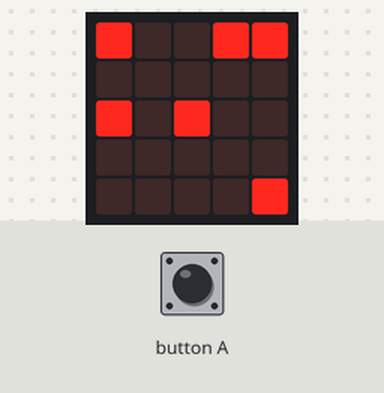
Bench run of a program on a simulated BBC micro:bit running MicroPython. Parts: the board's 5×5 LED display. The test bench sets the inputs (shaded band).

Above: at 1.6 s.
1.7 s: button A pressed for 3.2 s
At 5.7 s:
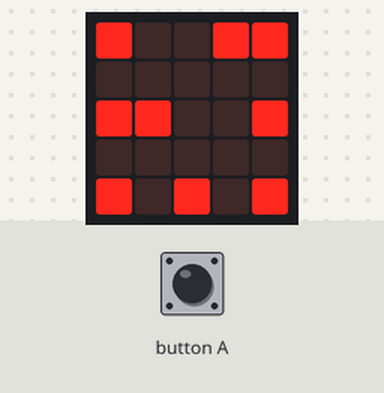
6.4 s: button A pressed for 0.15 s
At 7.3 s:
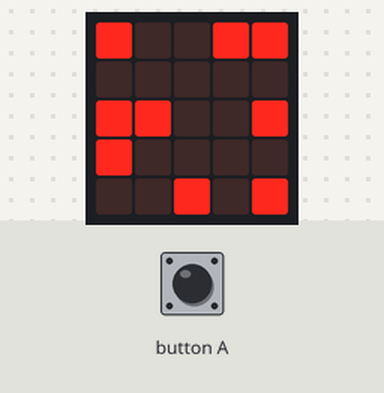
9.5 s: button A pressed for 1 s
At 11.3 s:
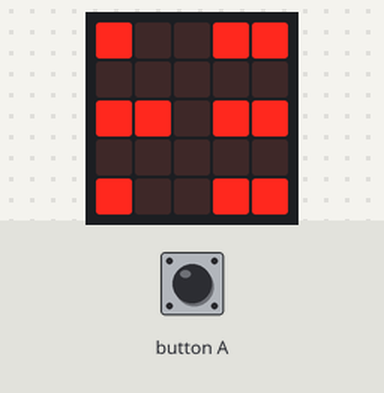
12.0 s: button A pressed for 0.15 s
At 12.9 s:
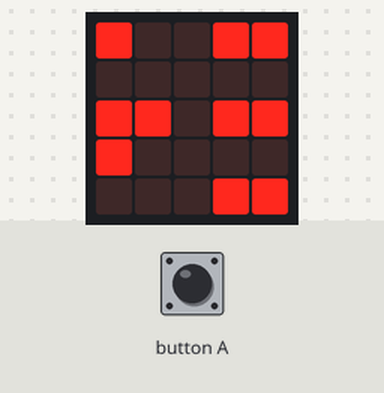
15.1 s: button A pressed for 0.15 s
At 17.0 s:
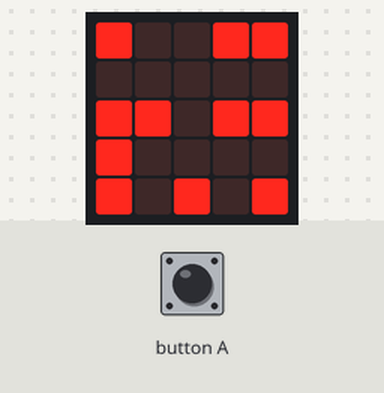
18.2 s: button A pressed for 1 s
At 20.9 s:
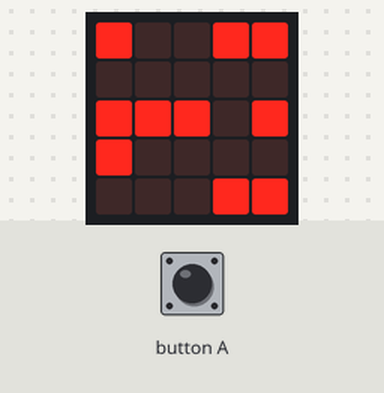
Timing chart, 0 to 22.4 s (numbered marks = the images above; inputs shaded):
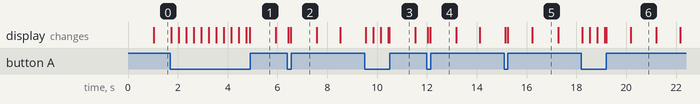

Measured:
- after the input at 6.4 s, the display: first changes at once (image 2 shows a later state)
- after the input at 12.0 s, the display: first changes at once (image 4 shows a later state)
- what the display in image 5 shows lasts 1.1 s, from 16.2 s to 17.3 s

The program:

BinaryClock.py
```python
from microbit import *


# hhhhh
# m
# mmmmm
# s
# sssss

sec_leds = [[4, 4], [3, 4], [2, 4], [1, 4], [0, 4], [0, 3]]
min_leds = [[4, 2], [3, 2], [2, 2], [1, 2], [0, 2], [0, 1]]
hour_leds = [[4, 0], [3, 0], [2, 0], [1, 0], [0, 0]]

hours = 19
minutes = 20
seconds = 0

adjust = -10

def display_binary(value, num_bits, leds):
    v = value
    for i in range(0, num_bits):
        v_bit = v % 2
        display.set_pixel(leds[i][0], leds[i][1], int(v_bit * 9))
        v = int(v / 2)

last_time = 0
tick = 1000 + adjust

def update_time():
    global hours, minutes, seconds
    seconds += 1
    if seconds > 59:
        seconds = 0
        minutes += 1
        if minutes > 59:
            minutes = 0
            hours += 1
            if hours > 23:
                hours = 0

def display_time():
    display_binary(seconds, 6, sec_leds)
    display_binary(minutes, 6, min_leds)
    display_binary(hours, 5, hour_leds)

while True:
    if button_a.is_pressed():
        tick = 10
    else:
        tick = 1000 + adjust
    now = running_time()
    elapsed_ms = now - last_time
    if elapsed_ms >= tick:
        update_time()
        display_time()
        last_time = now
```
